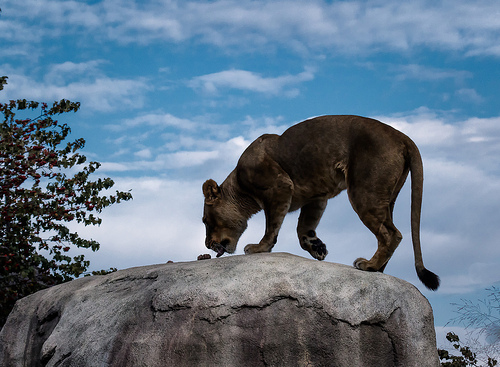
#> input picture ILSVRC2017_test_00000001.JPEG, 500 x 367 px, found by its file name
$ python test1.py
#> lines starting #> are read from the running program, lines starting #| are printed output that depends on the picture
import numpy as np
from sklearn.ensemble import RandomForestRegressor
from modAL.models import ActiveLearner, CommitteeRegressor
from modAL.disagreement import max_std_sampling
import cv2

ori0 = cv2.imread("ILSVRC/Data/DET/test/ILSVRC2017_test_00000001.JPEG")
#> ori0 is the input picture: shape (367, 500, 3); mean B, G, R 137.1, 118.7, 99.1
ori0 = cv2.cvtColor(ori0, cv2.COLOR_BGR2RGB)
col, wid, rgb = ori0.shape
#> col = 367; wid = 500; rgb = 3
ori0 = cv2.copyMakeBorder(ori0, 0, 500-col, 0, 500-wid, cv2.BORDER_CONSTANT, value=[0, 0, 0])
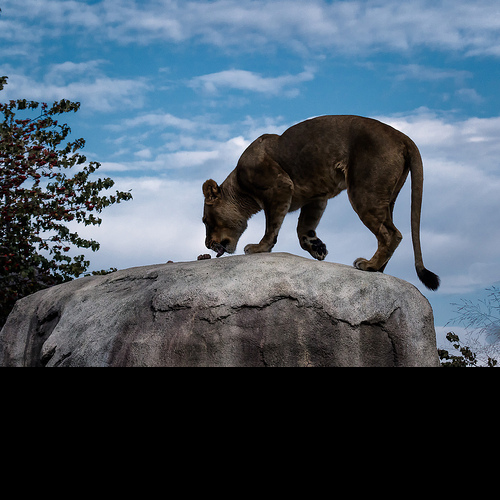
#> ori0: shape (500, 500, 3); mean R, G, B 72.7, 87.1, 100.6
ori0 = np.asarray(ori0)
ori0 = ori0.transpose(2,0,1).reshape(3,-1)


### Input format
config_features_raw = [ori0[0],ori0[1],ori0[2]]
results = [10, 11, 12]
config_features = np.asarray(config_features_raw, dtype=np.float64)
results = np.asarray(results, dtype=np.float64)
initial_idx = [[0, 1, 2],[0,2],[0,1]]

np.random.seed(666)
sampled_config_ids = list(np.random.randint(len(config_features), size=2))
#> sampled_config_ids = [0, 2]
#> (the run stopped early here; a loop or call above may not have finished)
